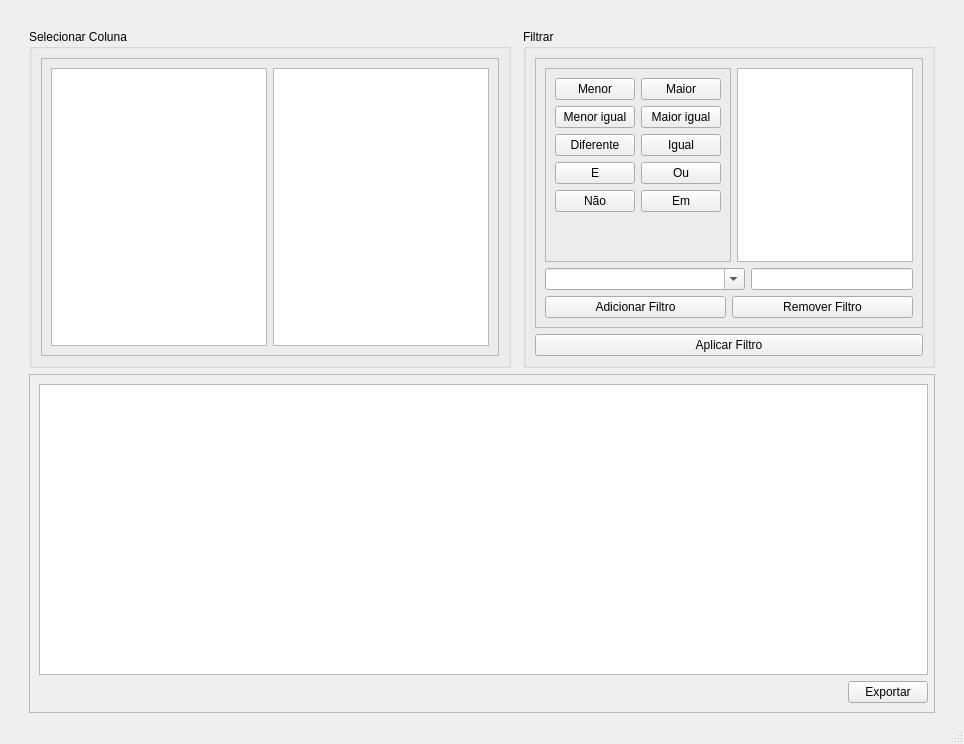
<?xml version="1.0" encoding="UTF-8"?>
<ui version="4.0">
 <class>MainWindow</class>
 <widget class="QMainWindow" name="MainWindow">
  <property name="geometry">
   <rect>
    <x>0</x>
    <y>0</y>
    <width>964</width>
    <height>744</height>
   </rect>
  </property>
  <property name="windowTitle">
   <string>E.T.L</string>
  </property>
  <property name="windowIcon">
   <iconset>
    <normaloff>../assets/etl.png</normaloff>../assets/etl.png</iconset>
  </property>
  <widget class="QWidget" name="centralwidget">
   <layout class="QGridLayout" name="gridLayout_5">
    <item row="1" column="1">
     <widget class="QGroupBox" name="groupBox">
      <property name="title">
       <string>Selecionar Coluna</string>
      </property>
      <layout class="QGridLayout" name="gridLayout_2">
       <item row="0" column="0">
        <widget class="QFrame" name="frame">
         <property name="frameShape">
          <enum>QFrame::StyledPanel</enum>
         </property>
         <property name="frameShadow">
          <enum>QFrame::Raised</enum>
         </property>
         <layout class="QGridLayout" name="gridLayout">
          <item row="0" column="1">
           <widget class="QListView" name="column_apply">
            <property name="toolTip">
             <string>colunas selecionadas</string>
            </property>
           </widget>
          </item>
          <item row="0" column="0">
           <widget class="QListView" name="column_add">
            <property name="toolTip">
             <string>escolha o que deseja filtrar</string>
            </property>
           </widget>
          </item>
         </layout>
        </widget>
       </item>
      </layout>
     </widget>
    </item>
    <item row="1" column="2">
     <spacer name="horizontalSpacer_3">
      <property name="orientation">
       <enum>Qt::Horizontal</enum>
      </property>
      <property name="sizeType">
       <enum>QSizePolicy::Preferred</enum>
      </property>
      <property name="sizeHint" stdset="0">
       <size>
        <width>40</width>
        <height>20</height>
       </size>
      </property>
     </spacer>
    </item>
    <item row="1" column="3">
     <widget class="QGroupBox" name="groupBox_2">
      <property name="title">
       <string>Filtrar</string>
      </property>
      <layout class="QGridLayout" name="gridLayout_3">
       <item row="0" column="0">
        <widget class="QFrame" name="frame_4">
         <property name="frameShape">
          <enum>QFrame::StyledPanel</enum>
         </property>
         <property name="frameShadow">
          <enum>QFrame::Raised</enum>
         </property>
         <layout class="QFormLayout" name="formLayout_2">
          <item row="0" column="0">
           <widget class="QFrame" name="frame_3">
            <property name="toolTip">
             <string>tipos booleanos</string>
            </property>
            <property name="frameShape">
             <enum>QFrame::StyledPanel</enum>
            </property>
            <property name="frameShadow">
             <enum>QFrame::Raised</enum>
            </property>
            <layout class="QFormLayout" name="formLayout">
             <item row="0" column="0">
              <widget class="QPushButton" name="button_lt">
               <property name="text">
                <string>Menor</string>
               </property>
              </widget>
             </item>
             <item row="0" column="1">
              <widget class="QPushButton" name="button_gt">
               <property name="text">
                <string>Maior</string>
               </property>
              </widget>
             </item>
             <item row="1" column="0">
              <widget class="QPushButton" name="button_lte">
               <property name="text">
                <string>Menor igual</string>
               </property>
              </widget>
             </item>
             <item row="1" column="1">
              <widget class="QPushButton" name="button_gte">
               <property name="text">
                <string>Maior igual</string>
               </property>
              </widget>
             </item>
             <item row="2" column="0">
              <widget class="QPushButton" name="button_dif">
               <property name="text">
                <string>Diferente</string>
               </property>
              </widget>
             </item>
             <item row="2" column="1">
              <widget class="QPushButton" name="button_equal">
               <property name="text">
                <string>Igual</string>
               </property>
              </widget>
             </item>
             <item row="3" column="0">
              <widget class="QPushButton" name="button_and">
               <property name="text">
                <string>E</string>
               </property>
              </widget>
             </item>
             <item row="3" column="1">
              <widget class="QPushButton" name="button_or">
               <property name="text">
                <string>Ou</string>
               </property>
              </widget>
             </item>
             <item row="4" column="0">
              <widget class="QPushButton" name="button_not">
               <property name="text">
                <string>Não</string>
               </property>
              </widget>
             </item>
             <item row="4" column="1">
              <widget class="QPushButton" name="button_in">
               <property name="text">
                <string>Em</string>
               </property>
              </widget>
             </item>
            </layout>
           </widget>
          </item>
          <item row="0" column="1">
           <widget class="QListView" name="column_ext">
            <property name="minimumSize">
             <size>
              <width>0</width>
              <height>0</height>
             </size>
            </property>
            <property name="toolTip">
             <string>filtros criados</string>
            </property>
           </widget>
          </item>
          <item row="2" column="0" colspan="2">
           <layout class="QGridLayout" name="gridLayout_6">
            <item row="0" column="1">
             <layout class="QHBoxLayout" name="horizontalLayout_5">
              <item>
               <widget class="QComboBox" name="line_select">
                <property name="minimumSize">
                 <size>
                  <width>200</width>
                  <height>0</height>
                 </size>
                </property>
                <property name="toolTip">
                 <string/>
                </property>
                <property name="editable">
                 <bool>true</bool>
                </property>
               </widget>
              </item>
              <item>
               <widget class="QLineEdit" name="line_edit">
                <property name="minimumSize">
                 <size>
                  <width>120</width>
                  <height>0</height>
                 </size>
                </property>
               </widget>
              </item>
             </layout>
            </item>
            <item row="1" column="1">
             <layout class="QHBoxLayout" name="horizontalLayout_2">
              <item>
               <widget class="QPushButton" name="gen_filter">
                <property name="text">
                 <string>Adicionar Filtro</string>
                </property>
               </widget>
              </item>
              <item>
               <widget class="QPushButton" name="rm_filter">
                <property name="text">
                 <string>Remover Filtro</string>
                </property>
               </widget>
              </item>
             </layout>
            </item>
           </layout>
          </item>
         </layout>
        </widget>
       </item>
       <item row="1" column="0">
        <widget class="QPushButton" name="apply_filter">
         <property name="text">
          <string>Aplicar Filtro</string>
         </property>
        </widget>
       </item>
      </layout>
     </widget>
    </item>
    <item row="1" column="4">
     <spacer name="horizontalSpacer_2">
      <property name="orientation">
       <enum>Qt::Horizontal</enum>
      </property>
      <property name="sizeType">
       <enum>QSizePolicy::Fixed</enum>
      </property>
      <property name="sizeHint" stdset="0">
       <size>
        <width>20</width>
        <height>20</height>
       </size>
      </property>
     </spacer>
    </item>
    <item row="0" column="1">
     <spacer name="verticalSpacer">
      <property name="orientation">
       <enum>Qt::Vertical</enum>
      </property>
      <property name="sizeType">
       <enum>QSizePolicy::Fixed</enum>
      </property>
      <property name="sizeHint" stdset="0">
       <size>
        <width>20</width>
        <height>20</height>
       </size>
      </property>
     </spacer>
    </item>
    <item row="1" column="0">
     <spacer name="horizontalSpacer">
      <property name="orientation">
       <enum>Qt::Horizontal</enum>
      </property>
      <property name="sizeType">
       <enum>QSizePolicy::Fixed</enum>
      </property>
      <property name="sizeHint" stdset="0">
       <size>
        <width>20</width>
        <height>20</height>
       </size>
      </property>
     </spacer>
    </item>
    <item row="2" column="1" colspan="3">
     <widget class="QFrame" name="frame_6">
      <property name="frameShape">
       <enum>QFrame::StyledPanel</enum>
      </property>
      <property name="frameShadow">
       <enum>QFrame::Raised</enum>
      </property>
      <layout class="QVBoxLayout" name="verticalLayout">
       <property name="rightMargin">
        <number>6</number>
       </property>
       <item>
        <widget class="QTableWidget" name="table_export">
         <property name="toolTip">
          <string>banco filtrado</string>
         </property>
        </widget>
       </item>
       <item alignment="Qt::AlignRight">
        <widget class="QPushButton" name="pushButton">
         <property name="text">
          <string>Exportar</string>
         </property>
        </widget>
       </item>
      </layout>
     </widget>
    </item>
   </layout>
  </widget>
  <widget class="QStatusBar" name="statusbar"/>
 </widget>
 <tabstops>
  <tabstop>column_add</tabstop>
  <tabstop>column_apply</tabstop>
  <tabstop>button_lt</tabstop>
  <tabstop>button_gt</tabstop>
  <tabstop>button_lte</tabstop>
  <tabstop>button_gte</tabstop>
  <tabstop>button_dif</tabstop>
  <tabstop>button_equal</tabstop>
  <tabstop>button_and</tabstop>
  <tabstop>button_or</tabstop>
  <tabstop>button_not</tabstop>
  <tabstop>button_in</tabstop>
  <tabstop>column_ext</tabstop>
 </tabstops>
 <resources/>
 <connections/>
</ui>
